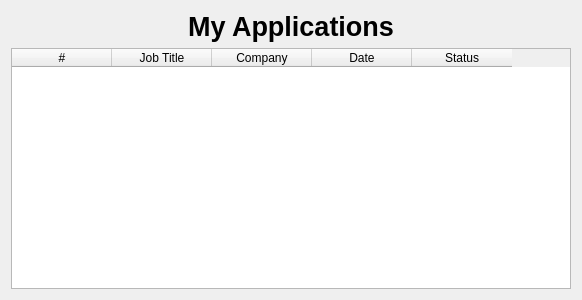
<?xml version="1.0" encoding="UTF-8"?>
<ui version="4.0">
 <class>Form</class>
 <widget class="QWidget" name="Form">
  <property name="geometry">
   <rect>
    <x>0</x>
    <y>0</y>
    <width>582</width>
    <height>300</height>
   </rect>
  </property>
  <property name="windowTitle">
   <string>Form</string>
  </property>
  <layout class="QVBoxLayout" name="verticalLayout">
   <item>
    <widget class="QLabel" name="header_label">
     <property name="font">
      <font>
       <family>Arial</family>
       <pointsize>20</pointsize>
       <bold>true</bold>
      </font>
     </property>
     <property name="text">
      <string>My Applications</string>
     </property>
     <property name="alignment">
      <set>Qt::AlignmentFlag::AlignCenter</set>
     </property>
    </widget>
   </item>
   <item>
    <widget class="QTableWidget" name="table">
     <property name="editTriggers">
      <set>QAbstractItemView::EditTrigger::NoEditTriggers</set>
     </property>
     <property name="alternatingRowColors">
      <bool>true</bool>
     </property>
     <property name="selectionBehavior">
      <enum>QAbstractItemView::SelectionBehavior::SelectRows</enum>
     </property>
     <property name="columnCount">
      <number>5</number>
     </property>
     <attribute name="verticalHeaderVisible">
      <bool>false</bool>
     </attribute>
     <column>
      <property name="text">
       <string>#</string>
      </property>
     </column>
     <column>
      <property name="text">
       <string>Job Title</string>
      </property>
     </column>
     <column>
      <property name="text">
       <string>Company</string>
      </property>
     </column>
     <column>
      <property name="text">
       <string>Date</string>
      </property>
     </column>
     <column>
      <property name="text">
       <string>Status</string>
      </property>
     </column>
    </widget>
   </item>
  </layout>
 </widget>
 <resources/>
 <connections/>
</ui>
